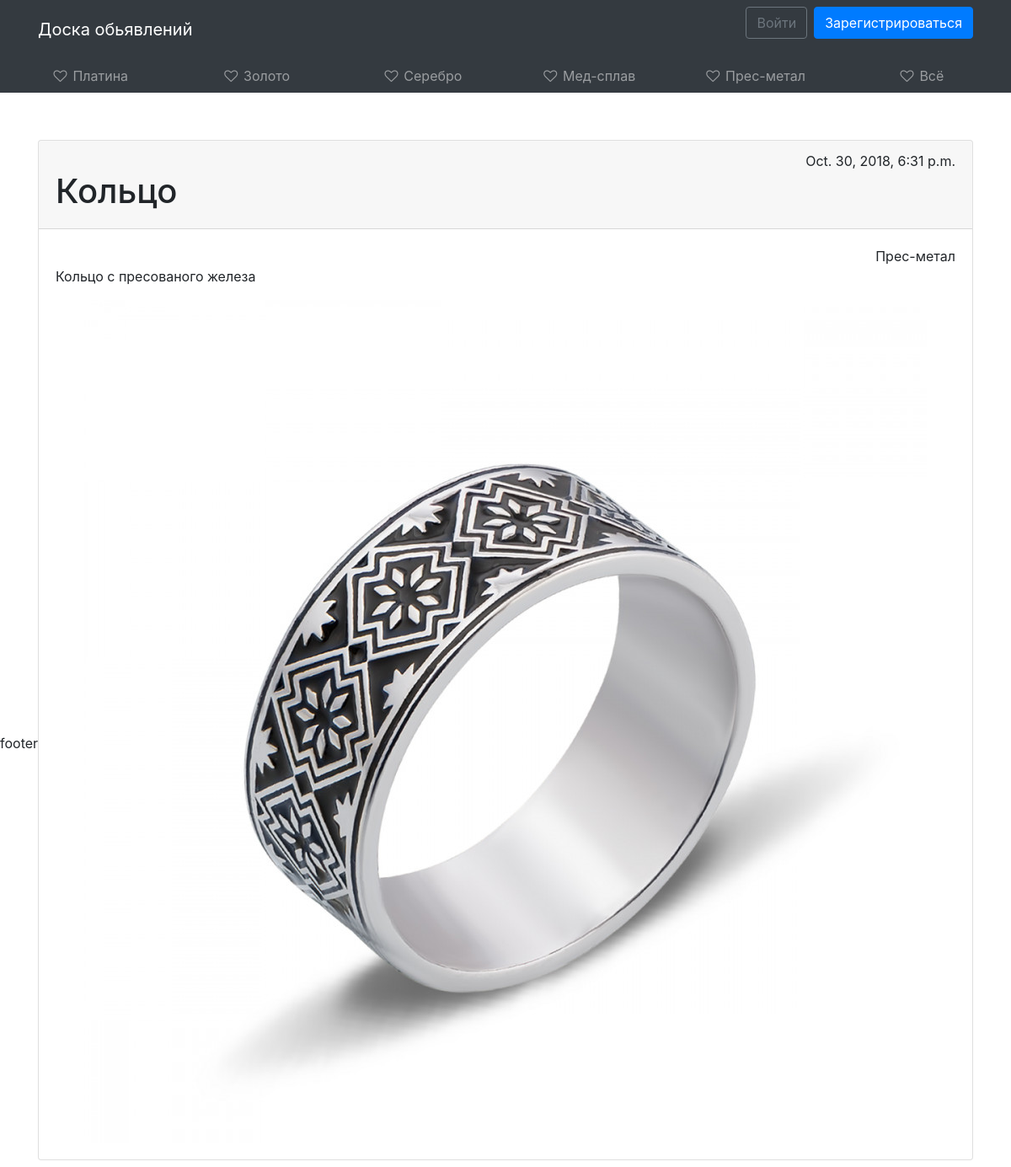
The app's page /detail/5 with its own data.
### core/models.py (models this page shows, shortened)
class Category(models.Model):
    category_name = models.CharField(max_length = 20, blank=False, verbose_name=u'category name')

class Product(models.Model):
    DELETED = 0
    TO_MODERETION = 1
    ACTIVE = 2
    MODERATING = (
        (DELETED, 'Deleted'),
        (TO_MODERETION, 'To moderation'),
        (ACTIVE, 'Active')
    )
    STANDART = 0
    VIP = 1
    TO_VIP = (
        (STANDART, 'Standart'),
        (VIP, 'VIP')
    )
    VIP_MODER = (
        (STANDART, 'OK'),
        (VIP, 'Want VIP')
    )
    product_user = models.ForeignKey(User, on_delete=models.CASCADE, verbose_name=u'user', default='')
    product_category = models.ForeignKey('Category', on_delete=models.DO_NOTHING, verbose_name=u'category', related_name='product')
    product_name = models.CharField(max_length=20, blank=False, verbose_name=u'name')
    product_image = models.ImageField(verbose_name=u'foto', default='images/No-image.jpg')
    product_info = models.TextField(verbose_name=u'info')
    product_price = models.PositiveIntegerField(verbose_name=u'price')
    product_status = models.IntegerField(choices=MODERATING, default=TO_MODERETION, verbose_name=u'status')
    product_vip = models.IntegerField(choices=TO_VIP, default=STANDART, verbose_name=u'VIP status')
    product_vip_moderation = models.IntegerField(choices=VIP_MODER, default=STANDART, verbose_name=u'VIP moderation')
    product_datatime_creation = models.DateTimeField(verbose_name=u'Created', auto_now_add=True)

### core/views.py (the view)
# urls.py: path('detail/<int:pid>', views.detail, name='detail'),
def detail(request, pid):
    context = {}
    context['category'] = Category.objects.all()
    context['product'] = Product.objects.get(id=pid)
    return render(request, template_name='core/detail.html', context=context)

### templates/core/detail.html (shortened to what this page needs)
{% extends 'base.html' %}
{% load staticfiles %}
{% block content %}
<div class="container">
    <div class="row">
        <div class="col col-12 mt-5">
            <div class="card">
                <div class="card-header">
                    <div class="text-right">
                        <p1>{{ product.product_datatime_creation }}</p1>
                    </div>
                    <h1>{{ product.product_name }}</h1>
                </div>
                <div class="card-body">
                    <div class="text-right">
                        {{ product.product_category.category_name }}
                    </div>
                    <p>{{ product.product_info }}</p>
                    <div class="row justify-content-center">
                        <img src="{{ product.product_image.url }}" alt="..." style="max-width: 100%;">
                    </div>
                </div>
            </div>
        </div>
    </div>
</div>
{% endblock %}

### templates/base.html (shortened to what this page needs)
{% load staticfiles %}
<html lang="en">
<head>
    <link rel="stylesheet" href="https://stackpath.bootstrapcdn.com/bootstrap/4.1.3/css/bootstrap.min.css">
    <link rel="stylesheet" href="https://cdnjs.cloudflare.com/ajax/libs/font-awesome/4.7.0/css/font-awesome.css">
    <link rel="stylesheet" href="{% static '/css/style.css' %}">
</head>
<body>
{% include 'header.html' %}
{% block sidebar %}
<div class="container-fluid h-100">
    <div class="row d-flex flex-row">
        <aside class="col-1 col-md-2 col-lg-12 h-md-100 p-0 bg-dark top">
            <nav class="navbar navbar-expand navbar-dark bg-dark p-0 px-lg-2">
                <div class="collapse navbar-collapse">
                    <ul class="flex-column flex-lg-row navbar-nav w-100 justify-content-center align-items-center align-items-sm-start text-left text-lg-center">
                        {% for item in category %}
                        <li class="nav-item w-100">
                            <a class="nav-link text-truncate" href="{% url 'category' pid=item.id %}"><i class="fa fa-heart-o fa-fw"></i> <span class="d-none d-md-inline">{{ item.category_name }}</span></a>
                        </li>
                        {% endfor %}
                        <li class="nav-item w-100">
                            <a class="nav-link text-truncate" href="{% url 'all' %}"><i class="fa fa-heart-o fa-fw"></i> <span class="d-none d-md-inline">Всё</span></a>
                        </li>
                    </ul>
                </div>
            </nav>
        </aside>
        <main class="col-11 col-md-10 col-lg-12 bg-faded py-2">
            {% endblock %}
            {% block content %}{% endblock %}
        </main>
    </div>
</div>
<div>
    {% include 'footer.html' %}
</div>
</body>
</html>

### records on screen
Category: category_name "Платина"
Category: category_name "Золото"
Category: category_name "Серебро"
Category: category_name "Мед-сплав"
Category: category_name "Прес-метал"
Product: product_datatime_creation "Oct. 30, 2018, 6:31 p.m.", product_name "Кольцо", product_category.category_name "Прес-метал", product_info "Кольцо с пресованого железа", product_image (picture)
